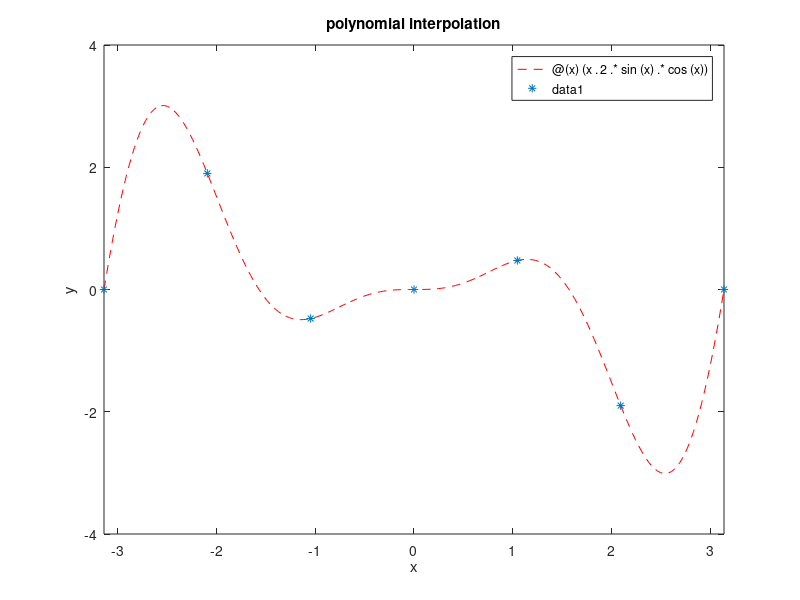

Write the MATLAB code that produced this figure. (Note: this script raises an error after producing the figure.)
fprintf('approximate function using polynomial interpolation\n')

% function and domain
f = @(x)(x.^2.*sin(x).*cos(x)); % define a function (vertical vector only)
alfa = -pi; beta = pi; % extremal domain 

% plot function
figure(1)
fplot(f,[alfa,beta],'r--'); 
hold on
title('polynomial interpolation')
xlabel('x')
ylabel('y')
pause

% loop along the numbner of nodes for the interpolation
for n=6:4:14
    
    % compute nodes 
    x = linspace(alfa,beta,n+1)'; 
    plot(x,f(x),'*') 
    pause
    
    % compute coeffs of the interpoling polynom
    a = getPolynCoeff(x,f(x)); 
    
    % point for plotting the polynom
    t = linspace(alfa,beta,100); 
    yp = polyval(a,t); 
    plot(t,yp);
    pause
    
    % comoute the approximation error (infinite norm)
    E = max(abs(f(t)-yp)); 
    disp('    #nodes     error')
    disp([n+1,E])
    
end

